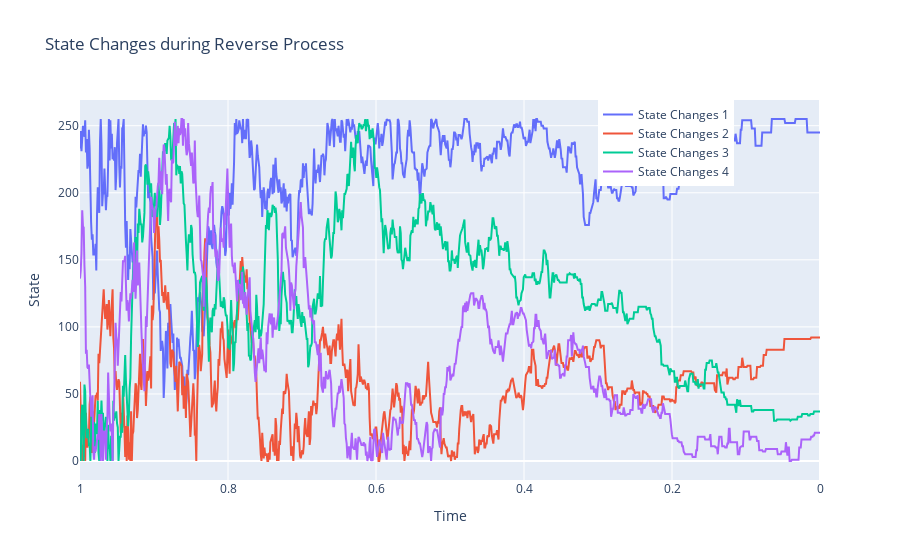

Source (notebook cell):
### Code cell
import plotly.graph_objs as go

# Daten für die zusätzlichen Plots
trace1 = go.Scatter(x=steps, y=shaped_changes[:, 14, 14], mode='lines', name='State Changes 1')
trace2 = go.Scatter(x=steps, y=shaped_changes[:, 9, 8], mode='lines', name='State Changes 2')
trace3 = go.Scatter(x=steps, y=shaped_changes[:, 10, 10], mode='lines', name='State Changes 3')
trace4 = go.Scatter(x=steps, y=shaped_changes[:, 24, 20], mode='lines', name='State Changes 4')


layout = go.Layout(
    title='State Changes during Reverse Process',
    xaxis=dict(title='Time', tickvals=[1.0, 0.8, 0.6, 0.4, 0.2, 0], ticktext=[1.0, 0.8, 0.6, 0.4, 0.2, 0], autorange="reversed"),
    yaxis=dict(title='State'),  # Invert y-axis
    legend=dict(x=0.7, y=1),
    showlegend=True
)

# Hinzufügen aller Traces zur figure
fig = go.Figure(data=[trace1, trace2, trace3, trace4], layout=layout)
fig.show()

### Figure 1 — Plotly figure (JSON) as saved in the notebook; plotly's stock layout.template omitted (floating-point values rounded to 4 significant figures; data arrays with more than 128 entries replaced by an {"elided": "..."} marker saying what was removed)
{"data": [{"mode": "lines", "name": "State Changes 1", "type": "scatter", "x": {"elided": "1000 float values"}, "y": {"elided": "1000 int values"}}, {"mode": "lines", "name": "State Changes 2", "type": "scatter", "x": {"elided": "1000 float values"}, "y": {"elided": "1000 int values"}}, {"mode": "lines", "name": "State Changes 3", "type": "scatter", "x": {"elided": "1000 float values"}, "y": {"elided": "1000 int values"}}, {"mode": "lines", "name": "State Changes 4", "type": "scatter", "x": {"elided": "1000 float values"}, "y": {"elided": "1000 int values"}}], "layout": {"legend": {"x": 0.7, "y": 1}, "showlegend": true, "title": {"text": "State Changes during Reverse Process"}, "xaxis": {"autorange": "reversed", "ticktext": [1, 0.8, 0.6, 0.4, 0.2, 0], "tickvals": [1, 0.8, 0.6, 0.4, 0.2, 0], "title": {"text": "Time"}}, "yaxis": {"title": {"text": "State"}}}}
